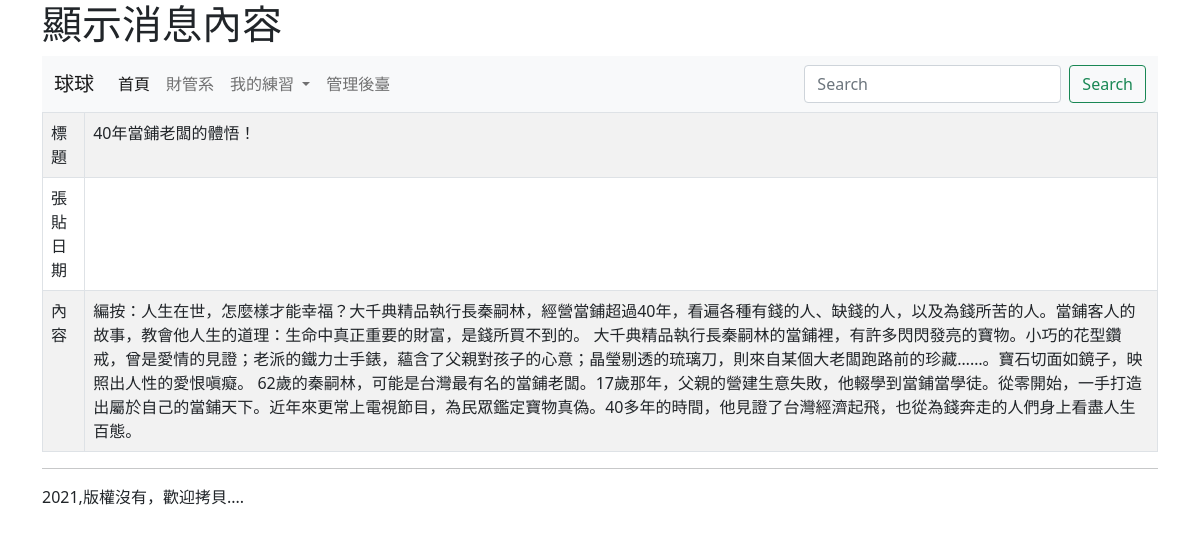
The app's page /show/2/ with its own data.
### mysite/models.py (models this page shows, shortened)
class Post(models.Model):
    title = models.CharField(max_length=200)
    body = models.TextField()
    pub_date = models.DateTimeField(default=timezone.now)
    class Meta:
        ordering = ('-pub_date',)

### mysite/views.py (the view)
# urls.py: path('show/<int:id>/',show),
def show(request, id):
	try:
		target = Post.objects.get(id=id)
	except:
		return redirect("/")
	return render(request,"showpost.html", locals())

### templates/showpost.html (shortened to what this page needs)
{% extends "base.html" %}
{% block headmessage %} <h1>顯示消息內容</h1>{% endblock %}
{% block content %}
<table class='table table-striped table-bordered'>
	<tr>
		<td>標題</td>
		<td>{{target.title}}</td>
	</tr>
	<tr>
		<td>張貼日期</td>
		<td>{{target.pub_data}}</td>
	</tr>
	<tr>
		<td>內容</td>
		<td>{{target.body}}</td>
	</tr>
</table>
{% endblock %}

### records on screen
Post: title "40年當鋪老闆的體悟！", body "編按：人生在世，怎麼樣才能幸福？大千典精品執行長秦嗣林，經營當鋪超過40年，看遍各種有錢的人、缺錢的人，以及為錢所苦的人。當鋪客人的故事，教會他人生的道理：生命中真正重要的財富，是錢所買不到的。 大千典精品執行長秦嗣林的當鋪裡，有許多閃閃發亮的寶物。小巧的花型鑽戒，曾是愛情的見證；老派的鐵力士手錶，蘊含了父親對孩子的心意；晶瑩剔透的琉璃刀，則來自某個大老闆跑路前的珍藏……。寶石切面如鏡子，映照出人性的愛恨嗔癡。 62歲的秦嗣林，可能是台灣最有名的當鋪老闆。17歲那年，父親的營建生意失敗，他輟學到當鋪當學徒。從零開始，一手打造出屬於自己的當鋪天下。近年來更常上電視節目，為民眾鑑定寶物真偽。40多年的時間，他見證了台灣經濟起飛，也從為錢奔走的人們身上看盡人生百態。"
